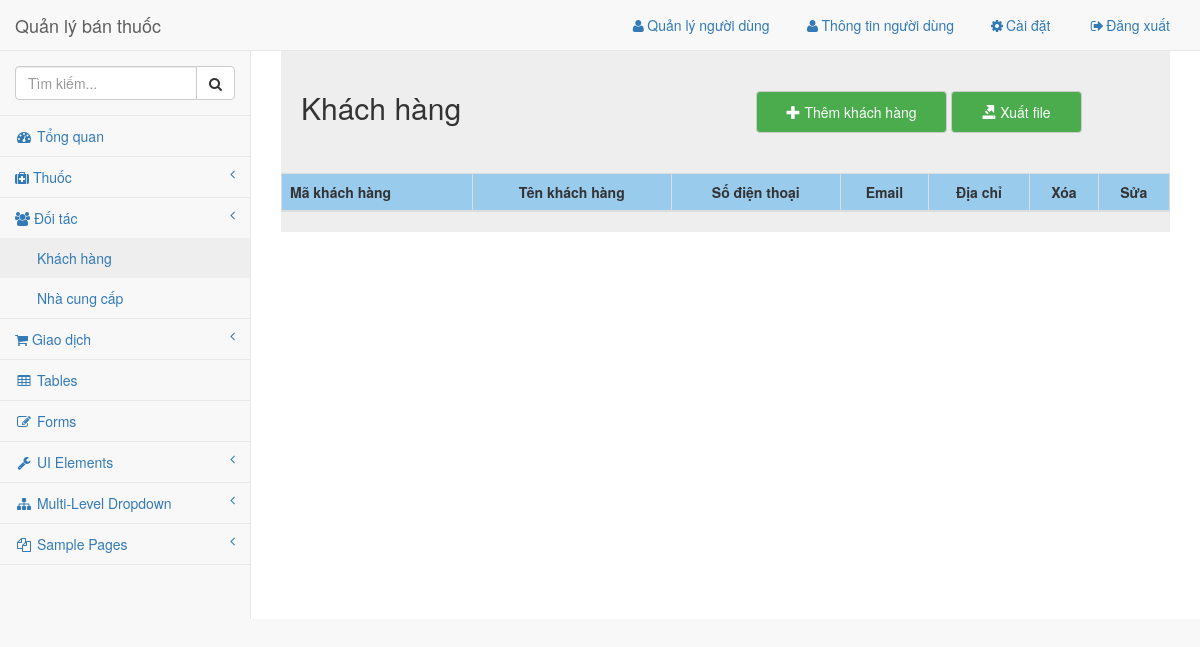
The app's page /admin/pages/khachhang.php, older data.
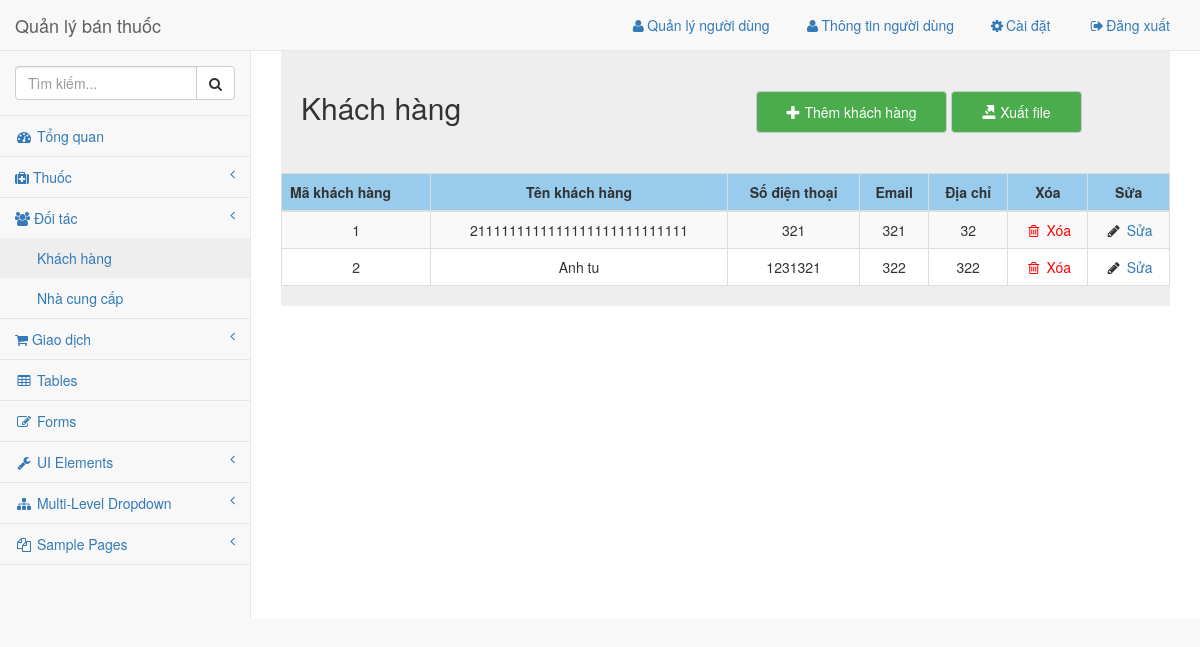
The same page, newer data.
### tables this page shows
CREATE TABLE `khach_hang` (
  `id` int(11) NOT NULL,
  `loai_khach` tinyint(1) NOT NULL,
  `cong_ty` varchar(255) DEFAULT NULL,
  `ten` varchar(255) NOT NULL,
  `sdt` varchar(255) NOT NULL,
  `ngay_sinh` date NOT NULL,
  `dia_chi` varchar(255) DEFAULT NULL,
  `gioi_tinh` tinyint(1) NOT NULL,
  `email` varchar(255) DEFAULT NULL,
  `ghi_chu` varchar(255) DEFAULT NULL
);

### library/VSCPDO.php (called while the page is built, shortened)
<?php
$tenserver = "localhost";
$tentaikhoan = "root";
$matkhau = "";
$tencsdl = "thuoc";
 ?>
 <?php
class vsc_pdo {
	private $server;
	private $username;
	private $password;
	private $database;
	public $conn;
	function __construct($conn = null) {
		try {
			$this->conn = new PDO("mysql:host=$this->server;dbname=$this->database", $this->username, $this->password);
			$this->conn->exec("set names utf8");
			$this->conn->setAttribute(PDO::ATTR_DEFAULT_FETCH_MODE, PDO::FETCH_ASSOC);
		}
     catch (PDOException $e)
      {
			echo $e->getMessage();
			exit();
		}
	}
	function fetch_all($sql) {
		try {
			$stmt = $this->conn->prepare($sql);
			$stmt->execute();
			$rows = $stmt->fetchAll();
			return $rows;
		}
    catch (PDOException $e) {
			return false;
		}
	}
	function getConnection($conn=null) {
		$arr = explode(",", $conn);
			$this->server = @$arr[0];
			$this->username = @$arr[1];
			$this->password = @$arr[2];
			$this->database = @$arr[3];
	}
}
$exp = new vsc_pdo("$tenserver,$tentaikhoan,$matkhau,$tencsdl");
 ?>

### admin/pages/khachhang.php (the view, shortened to what this page needs)
<!DOCTYPE html>
<html lang="en">
<head>
    <?php require('../common/head.php'); ?>
    <?php
      $khachhang = $exp->fetch_all("select * from khach_hang");
     ?>
    <link rel="stylesheet" href="../dist/css/khachhang.css">
    <link href="../../library/datatables-plugins/integration/bootstrap/3/dataTables.bootstrap.css" rel="stylesheet">
</head>
<body>
    <div id="wrapper">
        <?php require('../common/nav.php'); ?>
        <div id="page-wrapper">
          <div class="grey">
            <div class="row header">
              <div class="col-md-6">
                <h2 class='title'>Khách hàng</h2>
              </div>
              <div class="col-md-6 right">
                <button class='btn btn-default' type="button" name="button" data-toggle="modal" data-target="#myModal"><i class='glyphicon glyphicon-plus'></i>  Thêm khách hàng</button>
                <button class='btn btn-default' type="button" name="button"><i class='	glyphicon glyphicon-export'></i> Xuất file</button>
              </div>
            </div>
            <div class="row">
              <div class="col-md-12" id="data">
                <table class="table table-striped table-bordered table-hover" id="dataTables-example">
                         <thead>
                             <tr align="center">
                                 <th>Mã khách hàng</th>
                                 <td> <strong>Tên khách hàng</strong> </td>
                                 <td> <strong>Số điện thoại</strong> </td>
                                 <td>  <strong>Email</strong> </td>
                                 <td> <strong>Địa chỉ</strong> </td>
                                 <td> <strong>Xóa</strong> </td>
                                 <td> <strong>Sửa</strong> </td>
                             </tr>
                         </thead>
                         <tbody id="data">
                           <?php foreach($khachhang as $key => $value): ?>
                             <tr class="odd gradeX" align="center">
                                 <td><?php echo $value['id']; ?></td>
                                 <td><?php echo $value['ten']; ?></td>
                                 <td><?php echo $value['sdt']; ?></td>
                                 <td><?php echo $value['email']; ?></td>
                                 <td><?php echo $value['dia_chi']; ?></td>
                                 <td class="center"><i style='color:red;' class="fa fa-trash-o  fa-fw"></i><a href="../api/xoakhachhang.php?id=<?php echo $value['id']; ?>" class='delete' onclick="return confirm('Bạn có chắc không?')"  style='color:red;' href="#"> Xóa</a></td>
                                 <td class="center">
                                   <i  class="fa fa-pencil fa-fw"></i>
                                   <a class='edit' data-toggle="modal" data-target="#suanhacungcap"  href="#"
                                      data-id=<?php echo $value['id']; ?>
                                      data-loai_khach="<?php echo $value['loai_khach']; ?>"
                                      data-cong_ty="<?php echo $value['cong_ty']; ?>"
                                      data-ten="<?php echo $value['ten']; ?>"
                                      data-sdt="<?php echo $value['sdt']; ?>"
                                      data-ngay_sinh="<?php echo $value['ngay_sinh']; ?>"
                                      data-email="<?php echo $value['email']; ?>"
                                      data-dia_chi="<?php echo $value['dia_chi']; ?>"
                                      data-ghi_chu="<?php echo $value['ghi_chu']; ?>"
                                      data-gioi_tinh="<?php echo $value['gioi_tinh']; ?>"
                                    >Sửa</a>
                                 </td>
                             </tr>
                          <?php endforeach; ?>
                         </tbody>
                     </table>
              </div>
            </div>
          </div>
        </div>
</body>
</html>

### admin/common/head.php (shortened to what this page needs)
<?php require('../../library/VSCPDO.php') ?>
  <link href="../vendor/bootstrap/css/bootstrap.min.css" rel="stylesheet">
  <link href="../vendor/metisMenu/metisMenu.min.css" rel="stylesheet">
  <link href="../dist/css/sb-admin-2.css" rel="stylesheet">
  <link href="../vendor/morrisjs/morris.css" rel="stylesheet">
  <link href="../vendor/font-awesome/css/font-awesome.min.css" rel="stylesheet" type="text/css">
  <link rel="stylesheet" href="../js/jquery-ui.css">

### admin/common/nav.php (shortened to what this page needs)
<nav class="navbar navbar-default navbar-static-top" role="navigation" style="margin-bottom: 0">
    <div class="navbar-header">
        <a class="navbar-brand" href="index.php">Quản lý bán thuốc</a>
    </div>
    <ul class="nav navbar-top-links navbar-right">
        <li class="dropdown">
                <li><a href="nguoidung.php"><i class="fa fa-user fa-fw"></i>Quản lý người dùng</a>
                </li>
                <li><a href="#"><i class="fa fa-user fa-fw"></i>Thông tin người dùng</a>
                </li>
                <li><a href="#"><i class="fa fa-gear fa-fw"></i>Cài đặt</a>
                </li>
                <li><a href="login.php"><i class="fa fa-sign-out fa-fw"></i>Đăng xuất</a>
                </li>
        </li>
    </ul>
    <div class="navbar-default sidebar" role="navigation">
        <div class="sidebar-nav navbar-collapse">
            <ul class="nav" id="side-menu">
                <li class="sidebar-search">
                    <div class="input-group custom-search-form">
                        <input type="text" class="form-control" placeholder="Tìm kiếm...">
                        <span class="input-group-btn">
                        <button class="btn btn-default" type="button">
                            <i class="fa fa-search"></i>
                        </button>
                    </span>
                    </div>
                </li>
                <li>
                    <a href="index.php"><i class="fa fa-dashboard fa-fw"></i> Tổng quan</a>
                </li>
                <li>
                    <a href="#"><i class="fa fa-medkit" aria-hidden="true"></i></i> Thuốc<span class="fa arrow"></span></a>
                </li>
                <li>
                    <a href="#"><i class="fa fa-users" aria-hidden="true"></i></i> Đối tác<span class="fa arrow"></span></a>
                    <ul class="nav nav-second-level">
                        <li>
                            <a href="khachhang.php">Khách hàng</a>
                        </li>
                        <li>
                            <a href="nhacungcap.php">Nhà cung cấp</a>
                        </li>
                    </ul>
                </li>
                <li>
                    <a href="#"><i class="fa fa-shopping-cart" aria-hidden="true"></i></i> Giao dịch<span class="fa arrow"></span></a>
                </li>
                <li>
                    <a href="tables.php"><i class="fa fa-table fa-fw"></i> Tables</a>
                </li>
                <li>
                    <a href="forms.php"><i class="fa fa-edit fa-fw"></i> Forms</a>
                </li>
                <li>
                    <a href="#"><i class="fa fa-wrench fa-fw"></i> UI Elements<span class="fa arrow"></span></a>
                </li>
                <li>
                    <a href="#"><i class="fa fa-sitemap fa-fw"></i> Multi-Level Dropdown<span class="fa arrow"></span></a>
                </li>
                <li>
                    <a href="#"><i class="fa fa-files-o fa-fw"></i> Sample Pages<span class="fa arrow"></span></a>
                </li>
            </ul>
        </div>
    </div>
</nav>

Row changes from the older to the newer data that the page shows:
added khach_hang: id "1", ten "2111111111111111111111111111", sdt "321", email "321", dia_chi "32"
added khach_hang: id "2", ten "Anh tu", sdt "1231321", email "322", dia_chi "322"
